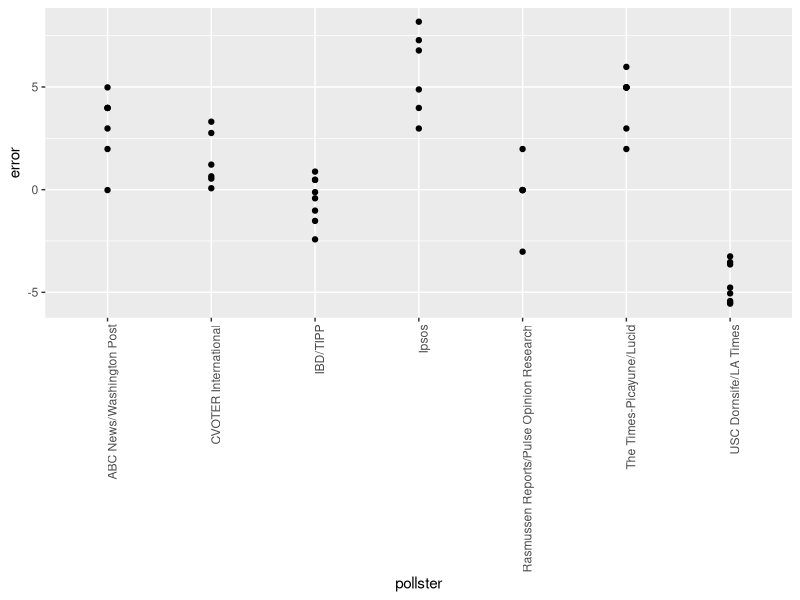

This chart was generated by the following R code:
# Exercicio 06

library(dslabs)
library(tidyverse)
data("polls_us_election_2016")

ucl <- 0.95
ucl_tail <- (1 - ucl)/2

polls <- polls_us_election_2016 %>% filter(enddate >= "2016-10-31" & state == "U.S.") 
polls <- mutate(polls,
                d_hat = rawpoll_clinton - rawpoll_trump,
                X_hat = (d_hat + 1) / 2,
                se_hat = 2 * sqrt(X_hat*(1 - X_hat) / samplesize),
                lower = d_hat - qnorm(1 - ucl_tail)*se_hat,
                upper = d_hat + qnorm(1 - ucl_tail)*se_hat
                )

pollster_results <- polls %>% select(pollster, enddate, d_hat, lower, upper)
head(pollster_results)

#Exercicio 07

d <- 0.021
polls <- mutate(polls,
                error = d_hat - d)

polls %>% group_by(pollster) %>%
  filter(n() >= 5) %>%
  ggplot(aes(x = pollster, y = error)) +
  geom_point() +
  theme(axis.text.x = element_text(angle = 90, hjust = 1))
